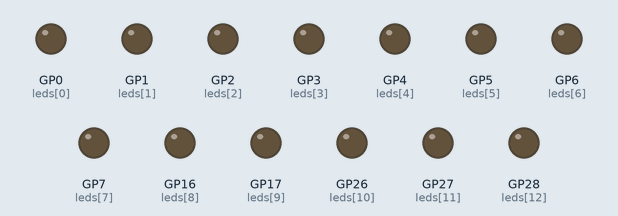
This program was run on a simulated Raspberry Pi Pico running MicroPython. Parts: output pins drawn as LEDs (lit = HIGH).

Above: at 0.05 s.
At 0.55 s:
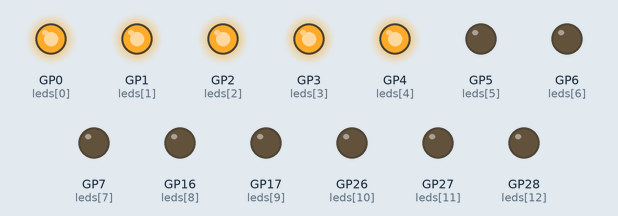
At 1.05 s:
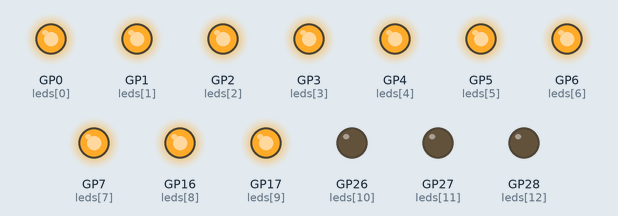
At 2.15 s:
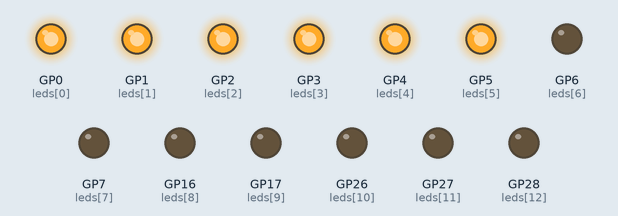
At 4.21 s:
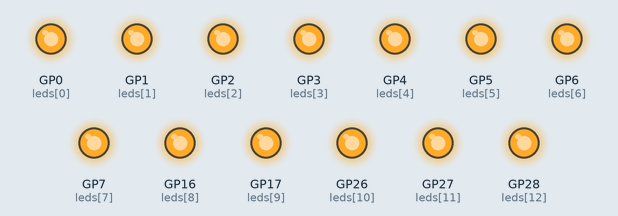
At 6.36 s:
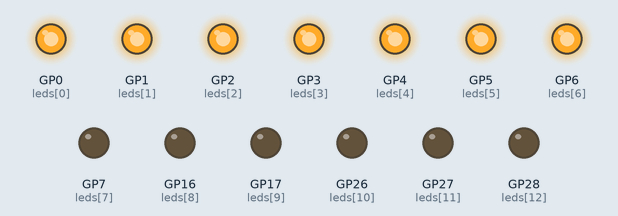
Timing chart, 0 to 6.7 s (numbered marks = the images above):
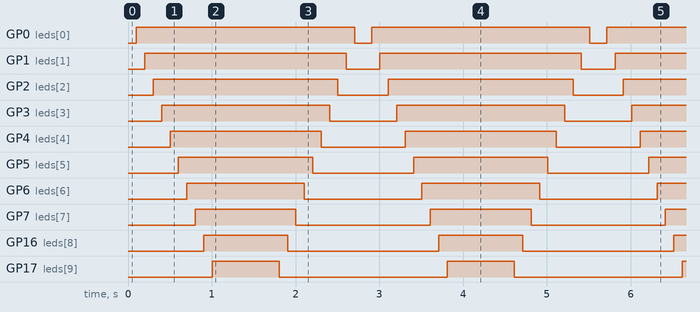

Measured:
- by itself, GP0 (leds[0]): alternates HIGH for 2.6 s and LOW for 0.20 s
- by itself, GP1 (leds[1]): alternates HIGH for 2.4 s and LOW for 0.40 s
- by itself, GP2 (leds[2]): alternates HIGH for 2.2 s and LOW for 0.60 s
- by itself, GP3 (leds[3]): alternates HIGH for 2.0 s and LOW for 0.80 s
- by itself, GP4 (leds[4]): alternates HIGH for 1.8 s and LOW for 1.0 s
- by itself, GP5 (leds[5]): alternates HIGH for 1.6 s and LOW for 1.2 s
- by itself, GP6 (leds[6]): alternates HIGH for 1.4 s and LOW for 1.4 s
- by itself, GP7 (leds[7]): alternates HIGH for 1.2 s and LOW for 1.6 s

The program:

LEDS_forward_backward_normal.py
```python
from machine import Pin
import utime

leds = [
    Pin(0,Pin.OUT),
    Pin(1,Pin.OUT),
    Pin(2,Pin.OUT),
    Pin(3,Pin.OUT),
    Pin(4,Pin.OUT),
    Pin(5,Pin.OUT),
    Pin(6,Pin.OUT),
    Pin(7,Pin.OUT),
    Pin(16,Pin.OUT),
    Pin(17,Pin.OUT),
    Pin(26,Pin.OUT),
    Pin(27,Pin.OUT),
    Pin(28, Pin.OUT)
    ]

forward_and_backward = [
    [0,0,0,0,0,0,0,0,0,0,0,0,0],
    [1,0,0,0,0,0,0,0,0,0,0,0,0],
    [1,1,0,0,0,0,0,0,0,0,0,0,0],
    [1,1,1,0,0,0,0,0,0,0,0,0,0],
    [1,1,1,1,0,0,0,0,0,0,0,0,0],
    [1,1,1,1,1,0,0,0,0,0,0,0,0],
    [1,1,1,1,1,1,0,0,0,0,0,0,0],
    [1,1,1,1,1,1,1,0,0,0,0,0,0],
    [1,1,1,1,1,1,1,1,0,0,0,0,0],
    [1,1,1,1,1,1,1,1,1,0,0,0,0],
    [1,1,1,1,1,1,1,1,1,1,0,0,0],
    [1,1,1,1,1,1,1,1,1,1,1,0,0],
    [1,1,1,1,1,1,1,1,1,1,1,1,0],
    [1,1,1,1,1,1,1,1,1,1,1,1,1]
    ]

while True:
    # Forward
    for step in forward_and_backward :
        for i in range(len(leds)):
            leds[i].value(step[i])
        utime.sleep(0.1)
    # backward
    for step in reversed(forward_and_backward):
        for i in range(len(leds)):
            leds[i].value(step[i])
        utime.sleep(0.1)
```
